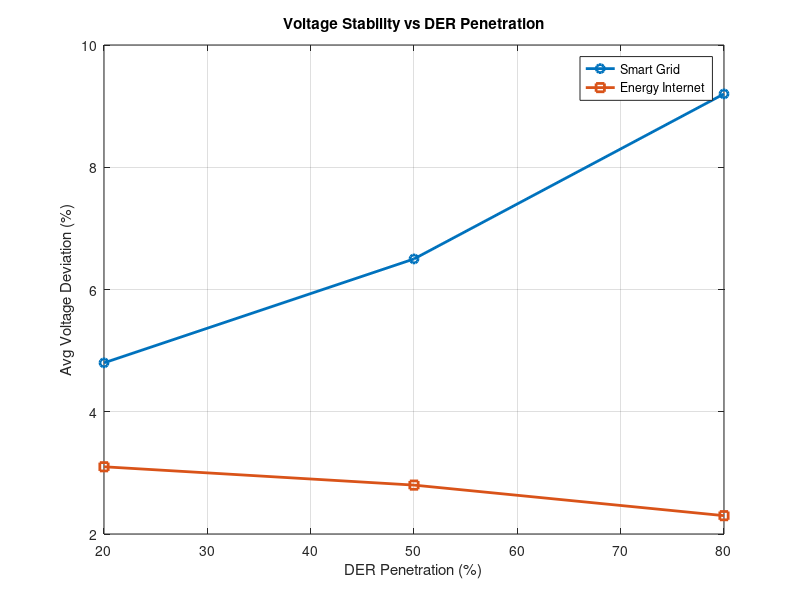

Here is the MATLAB script that generated this plot:
% Simulation 11.1: Voltage Stability under Renewable Penetration
% Requires: Matpower or user-defined load flow function

% Define bus and line data (example 33-bus system)
% Assume voltage deviation under varying DER penetration
penetration = [20, 50, 80]; % in percent
volt_dev_sg = [4.8, 6.5, 9.2]; % Traditional Smart Grid
volt_dev_ei = [3.1, 2.8, 2.3]; % Energy Internet

figure;
plot(penetration, volt_dev_sg, '-o', 'LineWidth', 2);
hold on;
plot(penetration, volt_dev_ei, '-s', 'LineWidth', 2);
xlabel('DER Penetration (%)');
ylabel('Avg Voltage Deviation (%)');
legend('Smart Grid', 'Energy Internet');
title('Voltage Stability vs DER Penetration');
grid on;
